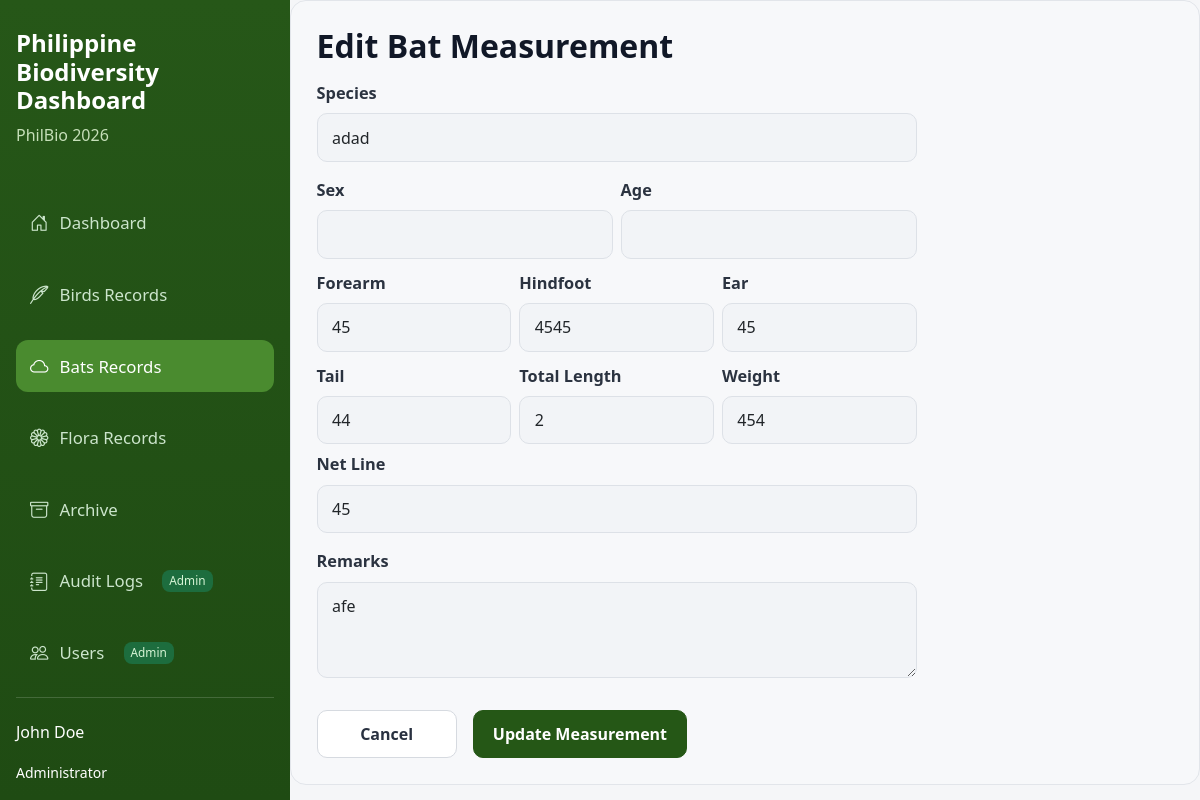
/phildata/edit_bat_measurement.php?id=1, run on the app's committed database.
### tables this page shows
CREATE TABLE `bats_measurements` (
  `bat_id` int(11) NOT NULL,
  `species_id` int(11) DEFAULT NULL,
  `sex` varchar(10) DEFAULT NULL,
  `age` varchar(20) DEFAULT NULL,
  `forearm` float DEFAULT NULL,
  `hindfoot` float DEFAULT NULL,
  `ear` float DEFAULT NULL,
  `tail` float DEFAULT NULL,
  `total_length` float DEFAULT NULL,
  `weight` float DEFAULT NULL,
  `net_line` varchar(50) DEFAULT NULL,
  `remarks` text DEFAULT NULL
);

### phildata/edit_bat_measurement.php (the view, shortened to what this page needs)
<?php
include 'db_connect.php';
$id = (int) ($_GET['id'] ?? 0);
$speciesOptions = $pdo->query("SELECT species_id, common_name FROM bat_species ORDER BY common_name")->fetchAll();
$stmt = $pdo->prepare("SELECT * FROM bats_measurements WHERE bat_id=:id");
$stmt->execute([':id'=>$id]);
$r = $stmt->fetch();
?>
<!DOCTYPE html>
<html lang="en">
<head>
    <link href="https://cdn.jsdelivr.net/npm/bootstrap@5.3.0/dist/css/bootstrap.min.css" rel="stylesheet">
    <link href="https://cdn.jsdelivr.net/npm/bootstrap-icons@1.11.3/font/bootstrap-icons.css" rel="stylesheet">
    <link href="style.css" rel="stylesheet">
</head>
<body>
    <div class="d-flex">
        <?php $activePage = 'bats'; include 'sidebar.php'; ?>
        <main class="flex-grow-1 main-content">
            <section class="birds-card">
                <div class="birds-card-head">
                    <h2>Edit Bat Measurement</h2>
                </div>
                <form method="post" class="edit-form">
                    <div class="mb-3">
                        <label class="form-label" for="speciesId">Species</label>
                        <select id="speciesId" class="form-select" name="species_id" required>
                            <?php foreach($speciesOptions as $s): ?>
                                <option value="<?= (int)$s['species_id'] ?>" <?= ((int)$r['species_id'] === (int)$s['species_id']) ? 'selected' : '' ?>><?= htmlspecialchars($s['common_name']) ?></option>
                            <?php endforeach; ?>
                        </select>
                    </div>
                    <div class="row g-2">
                        <div class="col-md-6">
                            <label class="form-label" for="sex">Sex</label>
                            <input id="sex" class="form-control" name="sex" value="<?= htmlspecialchars($r['sex']) ?>">
                        </div>
                        <div class="col-md-6">
                            <label class="form-label" for="age">Age</label>
                            <input id="age" class="form-control" name="age" value="<?= htmlspecialchars($r['age']) ?>">
                        </div>
                    </div>
                    <div class="row g-2 mt-1">
                        <div class="col">
                            <label class="form-label" for="forearm">Forearm</label>
                            <input id="forearm" class="form-control" type="number" step="0.1" name="forearm" value="<?= htmlspecialchars((string)$r['forearm']) ?>">
                        </div>
                        <div class="col">
                            <label class="form-label" for="hindfoot">Hindfoot</label>
                            <input id="hindfoot" class="form-control" type="number" step="0.1" name="hindfoot" value="<?= htmlspecialchars((string)$r['hindfoot']) ?>">
                        </div>
                        <div class="col">
                            <label class="form-label" for="ear">Ear</label>
                            <input id="ear" class="form-control" type="number" step="0.1" name="ear" value="<?= htmlspecialchars((string)$r['ear']) ?>">
                        </div>
                    </div>
                    <div class="row g-2 mt-1">
                        <div class="col">
                            <label class="form-label" for="tail">Tail</label>
                            <input id="tail" class="form-control" type="number" step="0.1" name="tail" value="<?= htmlspecialchars((string)$r['tail']) ?>">
                        </div>
                        <div class="col">
                            <label class="form-label" for="totalLength">Total Length</label>
                            <input id="totalLength" class="form-control" type="number" step="0.1" name="total_length" value="<?= htmlspecialchars((string)$r['total_length']) ?>">
                        </div>
                        <div class="col">
                            <label class="form-label" for="weight">Weight</label>
                            <input id="weight" class="form-control" type="number" step="0.1" name="weight" value="<?= htmlspecialchars((string)$r['weight']) ?>">
                        </div>
                    </div>
                    <div class="mb-3 mt-2">
                        <label class="form-label" for="netLine">Net Line</label>
                        <input id="netLine" class="form-control" name="net_line" value="<?= htmlspecialchars($r['net_line']) ?>">
                    </div>
                    <div class="mb-4">
                        <label class="form-label" for="remarks">Remarks</label>
                        <textarea id="remarks" class="form-control" rows="3" name="remarks"><?= htmlspecialchars($r['remarks']) ?></textarea>
                    </div>
                    <div class="form-actions">
                        <a class="btn btn-light" href="bats.php?tab=measurements">Cancel</a>
                        <button type="submit" class="btn btn-success">Update Measurement</button>
                    </div>
                </form>
            </section>
        </main>
    </div>
</body>
</html>

### phildata/style.css (style rules this page uses)
body { background-color: #f5f6f8; font-family: "Segoe UI", Tahoma, Geneva, Verdana, sans-serif; color: #1d2433; }
.main-content { background: #f5f6f8; }
.birds-card { background: #f7f8fa; border: 1px solid #e2e5ea; border-radius: 16px; padding: 1.6rem; }
.birds-card-head { display: flex; justify-content: space-between; align-items: center; margin-bottom: 1rem; }
.birds-card-head h2 { font-size: 2rem; margin: 0; font-weight: 700; color: #111827; }
.edit-form { max-width: 600px; }
.edit-form .form-label { font-size: 1.02rem; font-weight: 600; color: #2b3340; margin-bottom: 0.5rem; }
.edit-form .form-control, .edit-form .form-select { border: 1px solid #dde1e7; background: #f2f4f7; min-height: 44px; border-radius: 10px; font-size: 1rem; padding: 0.7rem 0.9rem; }
.edit-form textarea { resize: vertical; }
.form-actions { display: flex; justify-content: flex-start; gap: 1rem; margin-top: 2rem; }
.form-actions .btn { min-width: 140px; font-weight: 600; border-radius: 10px; padding: 0.7rem 1.2rem; }
.form-actions .btn-light { border: 1px solid #d6dae0; background: #ffffff; color: #293140; }
.form-actions .btn-success { background-color: #255716; border-color: #255716; color: #ffffff; }

### data on the page
bats_measurements: forearm "45", hindfoot "4545", ear "45", tail "44", total_length "2", weight "454", net_line "45", remarks "afe"

### other printed values
form field species_id "adad"
